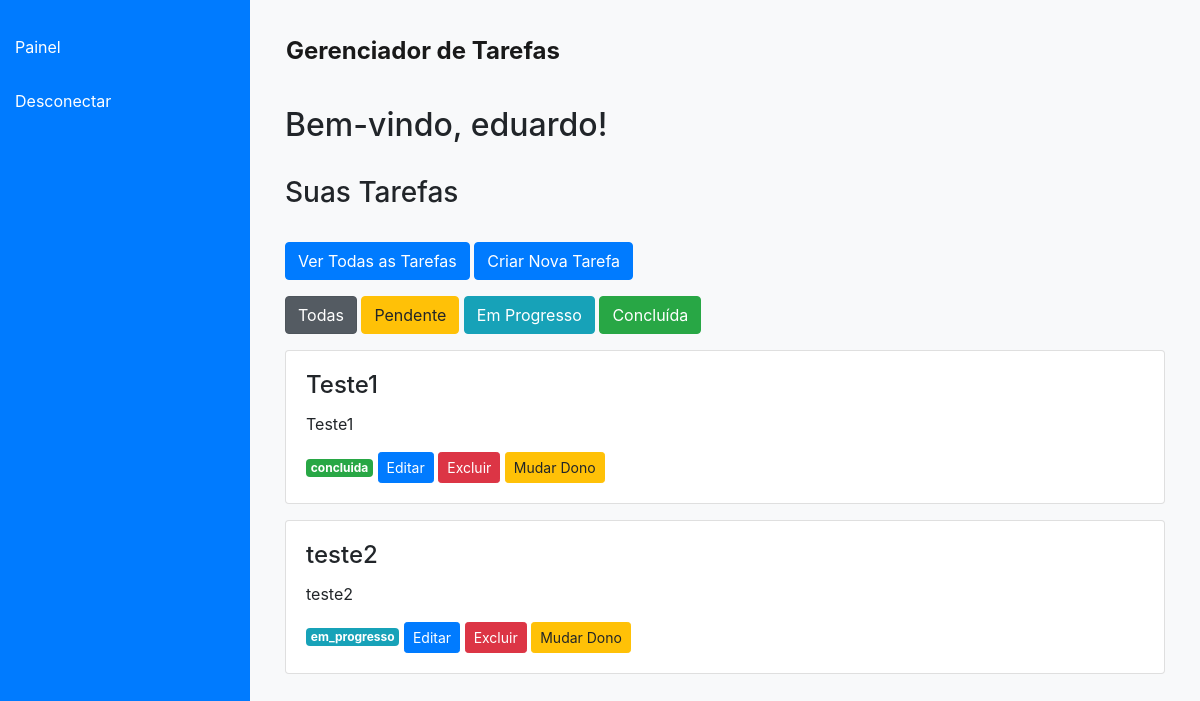
The page /dashboard (signed in) on the database its author committed.
### app.py (models this page shows)
class User(db.Model):
    id = db.Column(db.Integer, primary_key=True)
    username = db.Column(db.String(150), unique=True, nullable=False)
    password = db.Column(db.String(150), nullable=False)
    tasks = db.relationship('Task', backref='owner', lazy=True)

class Task(db.Model):
    id = db.Column(db.Integer, primary_key=True)
    title = db.Column(db.String(100), nullable=False)
    description = db.Column(db.Text, nullable=False)
    status = db.Column(db.String(20), default='pendente')
    user_id = db.Column(db.Integer, db.ForeignKey('user.id'), nullable=False)

### app.py (the view)
@app.route('/dashboard')
def dashboard():
    if 'user_id' not in session:
        return redirect(url_for('login'))
    user = User.query.get(session['user_id'])
    status_filter = request.args.get('status')
    if status_filter:
        tasks = Task.query.filter_by(user_id=user.id, status=status_filter).all()
    else:
        tasks = Task.query.filter_by(user_id=user.id).all()
    return render_template('dashboard.html', tasks=tasks, username=user.username)

### templates/dashboard.html (shortened to what this page needs)
<!DOCTYPE html>
<html lang="en">
<head>
    <link rel="stylesheet" href="https://stackpath.bootstrapcdn.com/bootstrap/4.5.2/css/bootstrap.min.css">
    <link rel="stylesheet" href="https://cdnjs.cloudflare.com/ajax/libs/font-awesome/5.15.4/css/all.min.css">
</head>
<body>
    <div class="sidebar">
        {% if 'user_id' in session %}
            <a href="{{ url_for('dashboard') }}">Painel</a>
            <a href="{{ url_for('logout') }}">Desconectar</a>
        {% else %}
            <a href="{{ url_for('login') }}">Entrar</a>
            <a href="{{ url_for('register') }}">Registrar</a>
        {% endif %}
    </div>
    <div class="content">
        <nav class="navbar navbar-expand-lg navbar-light">
            <a class="navbar-brand" href="{{ url_for('index') }}">Gerenciador de Tarefas</a>
        </nav>
        <div class="container mt-4">
            <h2>Bem-vindo, {{ username }}!</h2>
            <br>
            <h3>Suas Tarefas</h3>
            <br>
            <a href="{{ url_for('all_tasks') }}" class="btn btn-primary mb-3">Ver Todas as Tarefas</a>
            <a href="{{ url_for('task_form') }}" class="btn btn-primary mb-3">Criar Nova Tarefa</a>
            <div class="filters mb-3">
                <a href="{{ url_for('dashboard') }}" class="btn btn-secondary {% if not status_filter %}active{% endif %}">Todas</a>
                <a href="{{ url_for('dashboard', status='pendente') }}" class="btn btn-warning {% if status_filter == 'pendente' %}active{% endif %}">Pendente</a>
                <a href="{{ url_for('dashboard', status='em_progresso') }}" class="btn btn-info {% if status_filter == 'em_progresso' %}active{% endif %}">Em Progresso</a>
                <a href="{{ url_for('dashboard', status='concluida') }}" class="btn btn-success {% if status_filter == 'concluida' %}active{% endif %}">Concluída</a>
            </div>
            <div class="task-list">
                {% for task in tasks %}
                    <div class="card mb-3">
                        <div class="card-body">
                            <h4 class="card-title">{{ task.title }}</h4>
                            <p class="card-text">{{ task.description }}</p>
                            <span class="badge
                                {% if task.status == 'pendente' %} badge-warning
                                {% elif task.status == 'em_progresso' %} badge-info
                                {% elif task.status == 'concluida' %} badge-success
                                {% endif %}">
                                {{ task.status }}
                            </span>
                            <a href="{{ url_for('edit_task', task_id=task.id) }}" class="btn btn-primary btn-sm">Editar</a>
                            <a href="{{ url_for('delete_task', task_id=task.id) }}" class="btn btn-danger btn-sm">Excluir</a>
                            <a href="{{ url_for('change_task_owner', task_id=task.id) }}" class="btn btn-warning btn-sm">Mudar Dono</a>
                        </div>
                    </div>
                {% else %}
                    <p>Não há tarefas para exibir.</p>
                {% endfor %}
            </div>
        </div>
    </div>
</body>
</html>

### templates/dashboard.html (style rules this page uses)
body { background-color: #f8f9fa; }
.sidebar { height: 100vh; width: 250px; position: fixed; top: 0; left: 0; background-color: #007bff; color: #ffffff; padding-top: 20px; }
.sidebar a { color: #ffffff; padding: 15px; text-decoration: none; display: block; }
.content { margin-left: 250px; padding: 20px; }
.navbar-brand { font-size: 1.5rem; font-weight: bold; }
.btn-primary { background-color: #007bff; border-color: #007bff; }

### rows shown on the page
User: username "eduardo"
Task: title "Teste1", description "Teste1", status "concluida"
Task: title "teste2", description "teste2", status "em_progresso"
